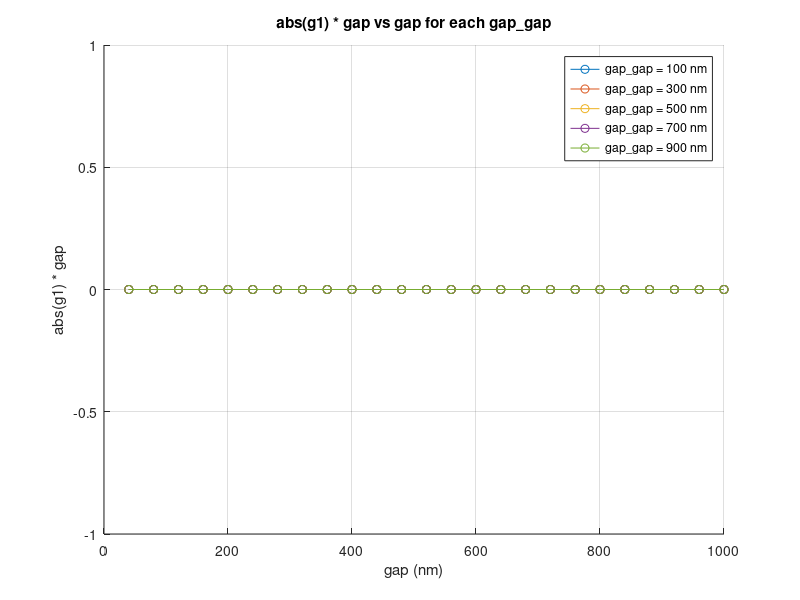
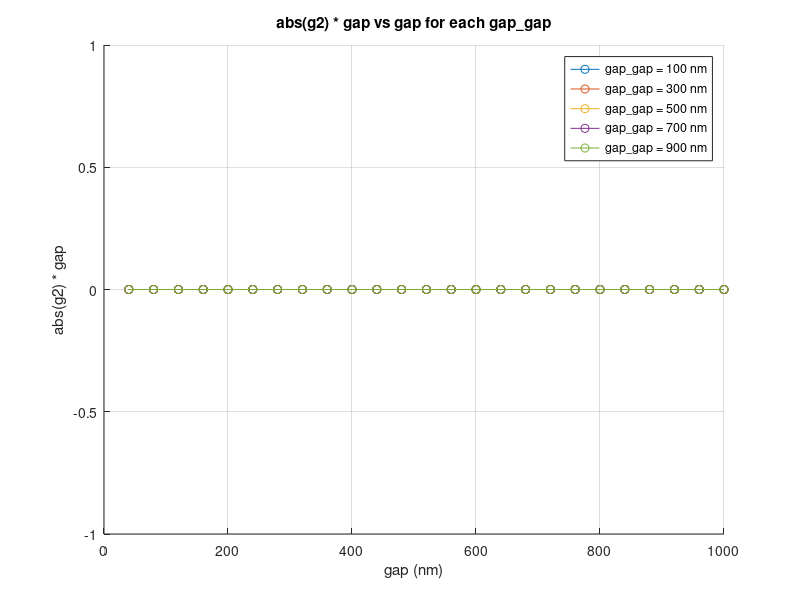
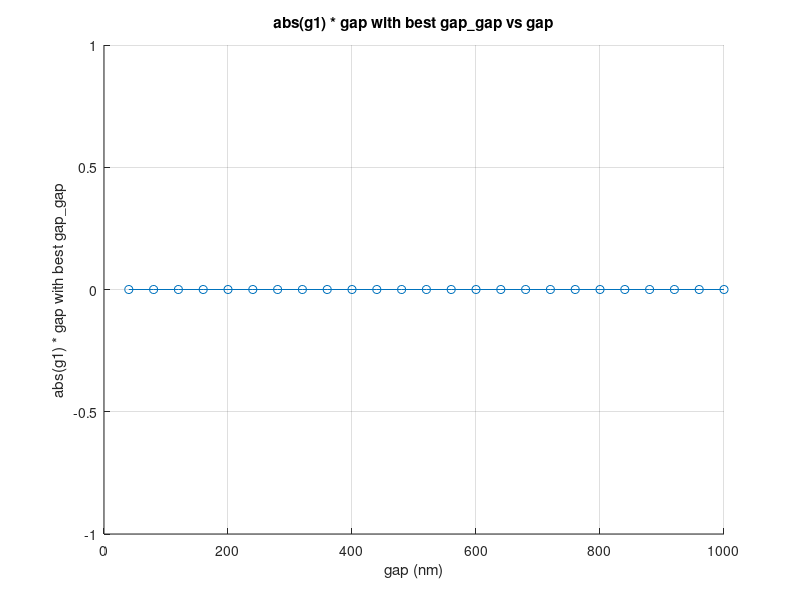
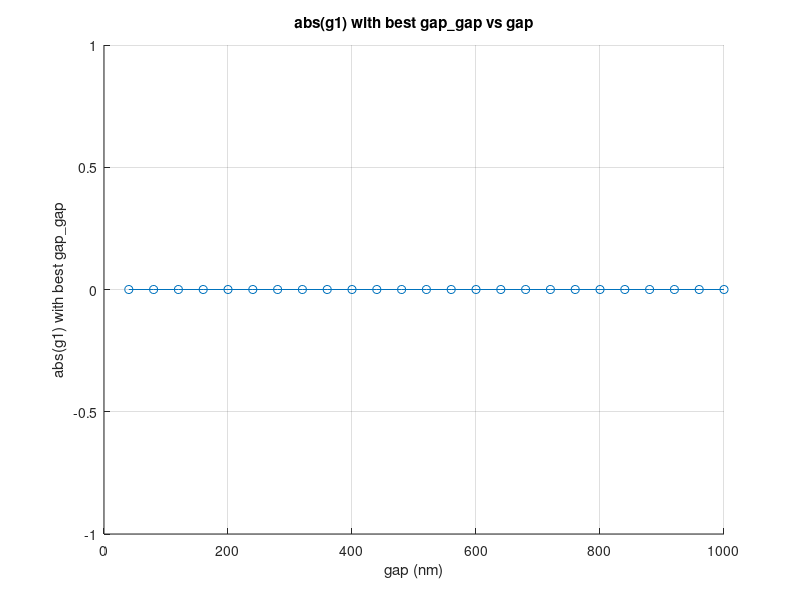

Source code (MATLAB) for these figures, in order:
clear; close all; clc;

%% 1. gap, gap_gap のリスト
gap_nm_values = 40:40:1000;
gap_gap_nm_values = 100:200:1000;

% テキストファイルが置かれているフォルダ
input_folder_name = 'result/double_channel_step_40_gapgap_step_200_jan23_parallel_grids_100_L04';
% output_folder_name = 'result/double_channel_abs_g1_g2_gap_gap_jan24';
output_folder_name = 'result/double_channel_title_gap1_gap2_jan25';


%% 2. データ格納用の配列 (gap vs gap_gap)
ngap    = length(gap_nm_values);
ngapgap = length(gap_gap_nm_values);

% abs(g1), abs(g2), abs(g1)+abs(g2), (abs(g1)+abs(g2))*gap を格納
G1_abs_2D = zeros(ngap, ngapgap);  % abs(g1)
G2_abs_2D = zeros(ngap, ngapgap);  % abs(g2)

G_abs_sums_2D           = zeros(ngap, ngapgap);  % (abs(g1) + abs(g2))
G_abs_sums_times_gap_2D = zeros(ngap, ngapgap);  % (abs(g1) + abs(g2)) * gap

% g1 * gap, g2 * gap を格納
G1_times_gap_2D = zeros(ngap, ngapgap);  % g1 * gap
G2_times_gap_2D = zeros(ngap, ngapgap);  % g2 * gap

%% 3. テキストファイルを読み込んで、各種値を取得
for iGap = 1:ngap
    gap_nm = gap_nm_values(iGap);
    
    for jGapGap = 1:ngapgap
        gap_gap_nm = gap_gap_nm_values(jGapGap);
        
        %---------------------------------------------------------
        % 3-1. ファイル名パターン
        %      final_acceleration_gradients_gap_xxx_gapgap_yyy_*.txt
        %---------------------------------------------------------
        file_pattern = sprintf('final_acceleration_gradients_gap_%d_gapgap_%d_*.txt', ...
            gap_nm, gap_gap_nm);
        file_list = dir(fullfile(input_folder_name, file_pattern));
        
        if isempty(file_list)
            fprintf('Warning: %s が見つかりません。\n', file_pattern);
            continue;
        end
        
        % 同じ条件で複数ファイルあれば最初の1つを使う
        target_file = fullfile(input_folder_name, file_list(1).name);
        
        %---------------------------------------------------------
        % 3-2. テキスト読み込み・正規表現
        %---------------------------------------------------------
        file_text = fileread(target_file);
        
        % G1_best (abs): xxx
        tokens_G1 = regexp(file_text, 'G1_best \(abs\): ([0-9e\+\-\.]+)', 'tokens', 'once');
        % G2_best (abs): xxx
        tokens_G2 = regexp(file_text, 'G2_best \(abs\): ([0-9e\+\-\.]+)', 'tokens', 'once');
        % (abs(g1)+abs(g2))*gap: xxx
        tokens_sum_gap = regexp(file_text, '\(abs\(g1\)\+abs\(g2\)\)\*gap: ([0-9e\+\-\.]+)', 'tokens', 'once');
        
        if isempty(tokens_G1) || isempty(tokens_G2) || isempty(tokens_sum_gap)
            fprintf('Warning: %s から必要な情報を取得できません。\n', target_file);
            continue;
        end
        
        % 数値に変換
        val_G1_abs = str2double(tokens_G1{1});
        val_G2_abs = str2double(tokens_G2{1});
        val_sum_times_gap = str2double(tokens_sum_gap{1});
        
        % (abs(g1)+abs(g2))
        val_sum = val_G1_abs + val_G2_abs;
        
        % g1 * gap, g2 * gap
        val_G1_times_gap = val_G1_abs * gap_nm;
        val_G2_times_gap = val_G2_abs * gap_nm;
        
        %---------------------------------------------------------
        % 3-3. 2次元配列に格納
        %---------------------------------------------------------
        G1_abs_2D(iGap, jGapGap)                = val_G1_abs;
        G2_abs_2D(iGap, jGapGap)                = val_G2_abs;
        G_abs_sums_2D(iGap, jGapGap)            = val_sum;
        G_abs_sums_times_gap_2D(iGap, jGapGap)  = val_sum_times_gap;
        G1_times_gap_2D(iGap, jGapGap)          = val_G1_times_gap;
        G2_times_gap_2D(iGap, jGapGap)          = val_G2_times_gap;
    end
end

%% タイムスタンプ文字列 (ファイル名に付加して一意化)
timestamp_str = datestr(now,'yyyy-mm-dd_HHMMSS');

% %% 4. グラフ1: abs(g1) * gap vs gap for each gap_gap
figure('Name','abs(g1) * gap vs gap for each gap\_gap');
hold on; grid on;

for jGapGap = 1:ngapgap
    plot(gap_nm_values, G1_abs_2D(:, jGapGap) .* gap_nm_values', '-o', ...
        'DisplayName', sprintf('gap\\_gap = %d nm', gap_gap_nm_values(jGapGap)));
end

xlabel('gap (nm)');
ylabel('abs(g1) * gap');
title('abs(g1) * gap vs gap for each gap\_gap');
legend('show');

% 保存
save_filename1 = fullfile(output_folder_name, ...
    sprintf('plot_abs_g1_times_gap_vs_gap_for_each_gapgap_%s.png', timestamp_str));
saveas(gcf, save_filename1);
fprintf('Saved figure: %s\n', save_filename1);

%% 5. グラフ2: abs(g2) * gap vs gap for each gap_gap
figure('Name','abs(g2) * gap vs gap for each gap\_gap');
hold on; grid on;

for jGapGap = 1:ngapgap
    plot(gap_nm_values, G2_abs_2D(:, jGapGap) .* gap_nm_values', '-o', ...
        'DisplayName', sprintf('gap\\_gap = %d nm', gap_gap_nm_values(jGapGap)));
end

xlabel('gap (nm)');
ylabel('abs(g2) * gap');
title('abs(g2) * gap vs gap for each gap\_gap');
legend('show');

% 保存
save_filename2 = fullfile(output_folder_name, ...
    sprintf('plot_abs_g2_times_gap_vs_gap_for_each_gapgap_%s.png', timestamp_str));
saveas(gcf, save_filename2);
fprintf('Saved figure: %s\n', save_filename2);

%% 6. グラフ3: abs(g1) * gap の gap_gap の中での最大値 vs gap
figure('Name','abs(g1) * gap with best gap\_gap vs gap');
hold on; grid on;

G1_abs_times_gap_max_over_gapgap = zeros(ngap,1);
best_gapgap_indices_for_G1 = zeros(ngap, 1); % Store the best gap_gap index

for iGap = 1:ngap
    [G1_abs_times_gap_max_over_gapgap(iGap), best_gapgap_indices_for_G1(iGap)] = ...
        max(G1_abs_2D(iGap,:) .* gap_nm_values(iGap));
    
end

plot(gap_nm_values, G1_abs_times_gap_max_over_gapgap, '-o', 'DisplayName', 'Max (abs(g1) * gap)');

xlabel('gap (nm)');
ylabel('abs(g1) * gap with best gap\_gap');
title('abs(g1) * gap with best gap\_gap vs gap');

% 保存
save_filename3 = fullfile(output_folder_name, ...
    sprintf('plot_max_abs_g1_times_gap_vs_gap_%s.png', timestamp_str));
saveas(gcf, save_filename3);
fprintf('Saved figure: %s\n', save_filename3);

% 追加: abs(g1) with best gap_gap vs gap
figure('Name','abs(g1) with best gap\_gap vs gap');
hold on; grid on;

G1_abs_max_over_gapgap = zeros(ngap,1);

for iGap = 1:ngap
    G1_abs_max_over_gapgap(iGap) = G1_abs_2D(iGap, best_gapgap_indices_for_G1(iGap));
end

plot(gap_nm_values, G1_abs_max_over_gapgap, '-o', 'DisplayName', 'Max (abs(g1))');

xlabel('gap (nm)');
ylabel('abs(g1) with best gap\_gap');
title('abs(g1) with best gap\_gap vs gap');

% 保存
save_filename4 = fullfile(output_folder_name, ...
    sprintf('plot_max_abs_g1_vs_gap_%s.png', timestamp_str));
saveas(gcf, save_filename4);
fprintf('Saved figure: %s\n', save_filename4);

%% 7. グラフ4: abs(g2) * gap の gap_gap の中での最大値 vs gap
figure('Name','abs(g2) * gap with best gap\_gap vs gap');
hold on; grid on;

G2_abs_times_gap_max_over_gapgap = zeros(ngap,1);
best_gapgap_indices_for_G2 = zeros(ngap,1);

for iGap = 1:ngap
    [G2_abs_times_gap_max_over_gapgap(iGap), best_gapgap_indices_for_G2(iGap)] = ...
        max(G2_abs_2D(iGap,:) .* gap_nm_values(iGap));
end


plot(gap_nm_values, G2_abs_times_gap_max_over_gapgap, '-o', 'DisplayName', 'Max (abs(g2) * gap)');


xlabel('gap (nm)');
ylabel('abs(g2) * gap with best gap\_gap');
title('abs(g2) * gap with best gap\_gap vs gap');

% 保存
save_filename5 = fullfile(output_folder_name, ...
    sprintf('plot_max_abs_g2_times_gap_vs_gap_%s.png', timestamp_str));
saveas(gcf, save_filename5);
fprintf('Saved figure: %s\n', save_filename5);

% 追加: abs(g2) with best gap_gap vs gap
figure('Name','abs(g2) with best gap\_gap vs gap');
hold on; grid on;

G2_abs_max_over_gapgap = zeros(ngap,1);

for iGap = 1:ngap
    G2_abs_max_over_gapgap(iGap) = G2_abs_2D(iGap, best_gapgap_indices_for_G2(iGap));
end

plot(gap_nm_values, G2_abs_max_over_gapgap, '-o', 'DisplayName', 'Max (abs(g2))');

xlabel('gap (nm)');
ylabel('abs(g2) with best gap\_gap');
title('abs(g2) with best gap\_gap vs gap');

% 保存
save_filename6 = fullfile(output_folder_name, ...
    sprintf('plot_max_abs_g2_vs_gap_%s.png', timestamp_str));
saveas(gcf, save_filename6);
fprintf('Saved figure: %s\n', save_filename6);

%% 8. グラフ5: abs(g1) * gap + abs(g2) * gap vs gap for each gap_gap
figure('Name','abs(g1) * gap + abs(g2) * gap vs gap for each gap\_gap');
hold on; grid on;

for jGapGap = 1:ngapgap
    plot(gap_nm_values, G_abs_sums_times_gap_2D(:, jGapGap), '-o', ...
        'DisplayName', sprintf('gap\\_gap = %d nm', gap_gap_nm_values(jGapGap)));
end

xlabel('gap (nm)');
ylabel('abs(g1) * gap + abs(g2) * gap');
title('abs(g1) * gap + abs(g2) * gap vs gap for each gap\_gap');
legend('show');

% 保存
save_filename7 = fullfile(output_folder_name, ...
    sprintf('plot_abs_g1_times_gap_plus_abs_g2_times_gap_vs_gap_for_each_gapgap_%s.png', timestamp_str));
saveas(gcf, save_filename7);
fprintf('Saved figure: %s\n', save_filename7);

%% 9. グラフ6: abs(g1) * gap + abs(g2) * gap の gap_gap の中での最大値 vs gap
figure('Name','abs(g1) * gap + abs(g2) * gap with best gap\_gap vs gap');
hold on; grid on;

G_abs_sums_times_gap_max_over_gapgap = zeros(ngap,1);
best_gapgap_indices_for_sums = zeros(ngap,1);


for iGap = 1:ngap
    [G_abs_sums_times_gap_max_over_gapgap(iGap), best_gapgap_indices_for_sums(iGap)] = ...
        max(G_abs_sums_times_gap_2D(iGap,:));
end

plot(gap_nm_values, G_abs_sums_times_gap_max_over_gapgap, '-o', 'DisplayName', 'Max ((abs(g1) + abs(g2)) * gap)');


xlabel('gap (nm)');
ylabel('abs(g1) * gap + abs(g2) * gap with best gap\_gap');
title('abs(g1) * gap + abs(g2) * gap with best gap\_gap vs gap');

% 保存
save_filename8 = fullfile(output_folder_name, ...
    sprintf('plot_max_abs_g1_times_gap_plus_abs_g2_times_gap_vs_gap_%s.png', timestamp_str));
saveas(gcf, save_filename8);
fprintf('Saved figure: %s\n', save_filename8);

% // 追加: g1 * gap vs gap for each gap_gap
figure('Name','g1 * gap vs gap for each gap\_gap');
hold on; grid on;

for jGapGap = 1:ngapgap
    plot(gap_nm_values, G1_times_gap_2D(:, jGapGap), '-o', ...
        'DisplayName', sprintf('gap\\_gap = %d nm', gap_gap_nm_values(jGapGap)));
end

xlabel('gap (nm)');
ylabel('g1 * gap');
title('g1 * gap vs gap for each gap\_gap');
legend('show');

% 保存
save_filename9 = fullfile(output_folder_name, ...
    sprintf('plot_g1_times_gap_vs_gap_for_each_gapgap_%s.png', timestamp_str));
saveas(gcf, save_filename9);
fprintf('Saved figure: %s\n', save_filename9);

% // 追加: g2 * gap vs gap for each gap_gap
figure('Name','g2 * gap vs gap for each gap\_gap');
hold on; grid on;

for jGapGap = 1:ngapgap
    plot(gap_nm_values, G2_times_gap_2D(:, jGapGap), '-o', ...
        'DisplayName', sprintf('gap\\_gap = %d nm', gap_gap_nm_values(jGapGap)));
end

xlabel('gap (nm)');
ylabel('g2 * gap');
title('g2 * gap vs gap for each gap\_gap');
legend('show');

% 保存
save_filename10 = fullfile(output_folder_name, ...
    sprintf('plot_g2_times_gap_vs_gap_for_each_gapgap_%s.png', timestamp_str));
saveas(gcf, save_filename10);
fprintf('Saved figure: %s\n', save_filename10);
